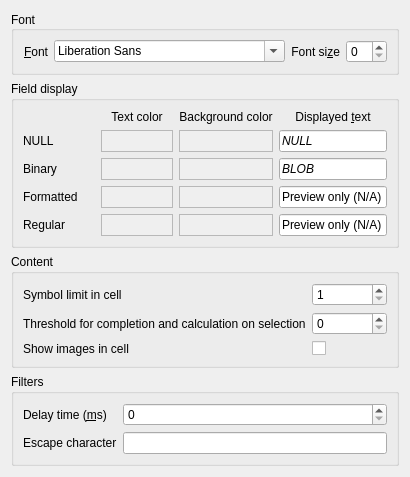
     <widget class="QWidget" name="tab_5">
      <attribute name="title">
       <string>Data &amp;Browser</string>
      </attribute>
      <layout class="QGridLayout" name="gridLayout_2">
       <item row="0" column="0" rowspan="2" colspan="2">
        <layout class="QVBoxLayout" name="verticalLayout_5">
         <item>
          <widget class="QGroupBox" name="groupBox_3">
           <property name="sizePolicy">
            <sizepolicy hsizetype="Preferred" vsizetype="Fixed">
             <horstretch>0</horstretch>
             <verstretch>0</verstretch>
            </sizepolicy>
           </property>
           <property name="title">
            <string>Font</string>
           </property>
           <property name="alignment">
            <set>Qt::AlignLeading|Qt::AlignLeft|Qt::AlignVCenter</set>
           </property>
           <layout class="QHBoxLayout" name="formLayout_4">
            <item>
             <widget class="QLabel" name="label_11">
              <property name="text">
               <string>&amp;Font</string>
              </property>
              <property name="alignment">
               <set>Qt::AlignRight|Qt::AlignTrailing|Qt::AlignVCenter</set>
              </property>
              <property name="buddy">
               <cstring>comboDataBrowserFont</cstring>
              </property>
             </widget>
            </item>
            <item>
             <widget class="QFontComboBox" name="comboDataBrowserFont">
              <property name="sizePolicy">
               <sizepolicy hsizetype="MinimumExpanding" vsizetype="Fixed">
                <horstretch>0</horstretch>
                <verstretch>0</verstretch>
               </sizepolicy>
              </property>
             </widget>
            </item>
            <item>
             <widget class="QLabel" name="label_17">
              <property name="text">
               <string>Font si&amp;ze</string>
              </property>
              <property name="alignment">
               <set>Qt::AlignRight|Qt::AlignTrailing|Qt::AlignVCenter</set>
              </property>
              <property name="buddy">
               <cstring>spinDataBrowserFontSize</cstring>
              </property>
             </widget>
            </item>
            <item>
             <widget class="QSpinBox" name="spinDataBrowserFontSize"/>
            </item>
           </layout>
          </widget>
         </item>
         <item>
          <widget class="QGroupBox" name="groupBox_2">
           <property name="title">
            <string>Field display</string>
           </property>
           <layout class="QGridLayout" name="gridLayout_3">
            <item row="0" column="3">
             <widget class="QLabel" name="label_12">
              <property name="sizePolicy">
               <sizepolicy hsizetype="Preferred" vsizetype="Fixed">
                <horstretch>0</horstretch>
                <verstretch>0</verstretch>
               </sizepolicy>
              </property>
              <property name="text">
               <string>Displayed &amp;text</string>
              </property>
              <property name="alignment">
               <set>Qt::AlignCenter</set>
              </property>
              <property name="buddy">
               <cstring>txtNull</cstring>
              </property>
             </widget>
            </item>
            <item row="2" column="0">
             <widget class="QLabel" name="lb_null">
              <property name="text">
               <string>NULL</string>
              </property>
              <property name="alignment">
               <set>Qt::AlignLeading|Qt::AlignLeft|Qt::AlignVCenter</set>
              </property>
             </widget>
            </item>
            <item row="3" column="0">
             <widget class="QLabel" name="lb_binary">
              <property name="text">
               <string>Binary</string>
              </property>
              <property name="alignment">
               <set>Qt::AlignLeading|Qt::AlignLeft|Qt::AlignVCenter</set>
              </property>
             </widget>
            </item>
            <item row="4" column="0">
             <widget class="QLabel" name="lb_formatted">
              <property name="text">
               <string>Formatted</string>
              </property>
              <property name="alignment">
               <set>Qt::AlignLeading|Qt::AlignLeft|Qt::AlignVCenter</set>
              </property>
             </widget>
            </item>
            <item row="5" column="0">
             <widget class="QLabel" name="lb_regular">
              <property name="text">
               <string>Regular</string>
              </property>
              <property name="alignment">
               <set>Qt::AlignLeading|Qt::AlignLeft|Qt::AlignVCenter</set>
              </property>
             </widget>
            </item>
            <item row="4" column="1">
             <widget class="QFrame" name="fr_formatted_fg">
              <property name="focusPolicy">
               <enum>Qt::StrongFocus</enum>
              </property>
              <property name="toolTip">
               <string>Click to set this color</string>
              </property>
              <property name="autoFillBackground">
               <bool>true</bool>
              </property>
              <property name="frameShape">
               <enum>QFrame::StyledPanel</enum>
              </property>
              <property name="frameShadow">
               <enum>QFrame::Raised</enum>
              </property>
             </widget>
            </item>
            <item row="5" column="1">
             <widget class="QFrame" name="fr_reg_fg">
              <property name="focusPolicy">
               <enum>Qt::StrongFocus</enum>
              </property>
              <property name="toolTip">
               <string>Click to set this color</string>
              </property>
              <property name="autoFillBackground">
               <bool>true</bool>
              </property>
              <property name="frameShape">
               <enum>QFrame::StyledPanel</enum>
              </property>
              <property name="frameShadow">
               <enum>QFrame::Raised</enum>
              </property>
             </widget>
            </item>
            <item row="0" column="1">
             <widget class="QLabel" name="lb_text">
              <property name="sizePolicy">
               <sizepolicy hsizetype="Preferred" vsizetype="Fixed">
                <horstretch>0</horstretch>
                <verstretch>0</verstretch>
               </sizepolicy>
              </property>
              <property name="text">
               <string>Text color</string>
              </property>
              <property name="alignment">
               <set>Qt::AlignCenter</set>
              </property>
             </widget>
            </item>
            <item row="2" column="1">
             <widget class="QFrame" name="fr_null_fg">
              <property name="focusPolicy">
               <enum>Qt::StrongFocus</enum>
              </property>
              <property name="toolTip">
               <string>Click to set this color</string>
              </property>
              <property name="autoFillBackground">
               <bool>true</bool>
              </property>
              <property name="frameShape">
               <enum>QFrame::StyledPanel</enum>
              </property>
              <property name="frameShadow">
               <enum>QFrame::Raised</enum>
              </property>
             </widget>
            </item>
            <item row="0" column="2">
             <widget class="QLabel" name="lb_background">
              <property name="sizePolicy">
               <sizepolicy hsizetype="Preferred" vsizetype="Fixed">
                <horstretch>0</horstretch>
                <verstretch>0</verstretch>
               </sizepolicy>
              </property>
              <property name="text">
               <string>Background color</string>
              </property>
              <property name="alignment">
               <set>Qt::AlignCenter</set>
              </property>
             </widget>
            </item>
            <item row="3" column="1">
             <widget class="QFrame" name="fr_bin_fg">
              <property name="focusPolicy">
               <enum>Qt::StrongFocus</enum>
              </property>
              <property name="toolTip">
               <string>Click to set this color</string>
              </property>
              <property name="autoFillBackground">
               <bool>true</bool>
              </property>
              <property name="frameShape">
               <enum>QFrame::StyledPanel</enum>
              </property>
              <property name="frameShadow">
               <enum>QFrame::Raised</enum>
              </property>
             </widget>
            </item>
            <item row="2" column="2">
             <widget class="QFrame" name="fr_null_bg">
              <property name="focusPolicy">
               <enum>Qt::StrongFocus</enum>
              </property>
              <property name="toolTip">
               <string>Click to set this color</string>
              </property>
              <property name="autoFillBackground">
               <bool>true</bool>
              </property>
              <property name="frameShape">
               <enum>QFrame::StyledPanel</enum>
              </property>
              <property name="frameShadow">
               <enum>QFrame::Raised</enum>
              </property>
             </widget>
            </item>
            <item row="3" column="2">
             <widget class="QFrame" name="fr_bin_bg">
              <property name="focusPolicy">
               <enum>Qt::StrongFocus</enum>
              </property>
              <property name="toolTip">
               <string>Click to set this color</string>
              </property>
              <property name="autoFillBackground">
               <bool>true</bool>
              </property>
              <property name="frameShape">
               <enum>QFrame::StyledPanel</enum>
              </property>
              <property name="frameShadow">
               <enum>QFrame::Raised</enum>
              </property>
             </widget>
            </item>
            <item row="4" column="2">
             <widget class="QFrame" name="fr_formatted_bg">
              <property name="focusPolicy">
               <enum>Qt::StrongFocus</enum>
              </property>
              <property name="toolTip">
               <string>Click to set this color</string>
              </property>
              <property name="autoFillBackground">
               <bool>true</bool>
              </property>
              <property name="frameShape">
               <enum>QFrame::StyledPanel</enum>
              </property>
              <property name="frameShadow">
               <enum>QFrame::Raised</enum>
              </property>
             </widget>
            </item>
            <item row="5" column="2">
             <widget class="QFrame" name="fr_reg_bg">
              <property name="focusPolicy">
               <enum>Qt::StrongFocus</enum>
              </property>
              <property name="toolTip">
               <string>Click to set this color</string>
              </property>
              <property name="autoFillBackground">
               <bool>true</bool>
              </property>
              <property name="frameShape">
               <enum>QFrame::StyledPanel</enum>
              </property>
              <property name="frameShadow">
               <enum>QFrame::Raised</enum>
              </property>
             </widget>
            </item>
            <item row="2" column="3">
             <widget class="QLineEdit" name="txtNull">
              <property name="sizePolicy">
               <sizepolicy hsizetype="Preferred" vsizetype="Preferred">
                <horstretch>0</horstretch>
                <verstretch>0</verstretch>
               </sizepolicy>
              </property>
              <property name="font">
               <font>
                <italic>true</italic>
               </font>
              </property>
              <property name="text">
               <string notr="true">NULL</string>
              </property>
             </widget>
            </item>
            <item row="4" column="3">
             <widget class="QLineEdit" name="txtFormatted">
              <property name="sizePolicy">
               <sizepolicy hsizetype="Preferred" vsizetype="Preferred">
                <horstretch>0</horstretch>
                <verstretch>0</verstretch>
               </sizepolicy>
              </property>
              <property name="font">
               <font>
                <italic>false</italic>
               </font>
              </property>
              <property name="text">
               <string>Preview only (N/A)</string>
              </property>
              <property name="readOnly">
               <bool>true</bool>
              </property>
             </widget>
            </item>
            <item row="5" column="3">
             <widget class="QLineEdit" name="txtRegular">
              <property name="sizePolicy">
               <sizepolicy hsizetype="Preferred" vsizetype="Preferred">
                <horstretch>0</horstretch>
                <verstretch>0</verstretch>
               </sizepolicy>
              </property>
              <property name="font">
               <font>
                <italic>false</italic>
               </font>
              </property>
              <property name="text">
               <string>Preview only (N/A)</string>
              </property>
              <property name="readOnly">
               <bool>true</bool>
              </property>
             </widget>
            </item>
            <item row="3" column="3">
             <widget class="QLineEdit" name="txtBlob">
              <property name="sizePolicy">
               <sizepolicy hsizetype="Preferred" vsizetype="Preferred">
                <horstretch>0</horstretch>
                <verstretch>0</verstretch>
               </sizepolicy>
              </property>
              <property name="font">
               <font>
                <italic>true</italic>
               </font>
              </property>
              <property name="text">
               <string notr="true">BLOB</string>
              </property>
              <property name="readOnly">
               <bool>false</bool>
              </property>
             </widget>
            </item>
           </layout>
          </widget>
         </item>
         <item>
          <widget class="QGroupBox" name="groupBox_Content">
           <property name="sizePolicy">
            <sizepolicy hsizetype="Preferred" vsizetype="Fixed">
             <horstretch>0</horstretch>
             <verstretch>0</verstretch>
            </sizepolicy>
           </property>
           <property name="title">
            <string>Content</string>
           </property>
           <layout class="QGridLayout" name="gridLayout_5">
            <item row="0" column="0">
             <widget class="QLabel" name="label_symbol_limit">
              <property name="text">
               <string>Symbol limit in cell</string>
              </property>
              <property name="buddy">
               <cstring>spinSymbolLimit</cstring>
              </property>
             </widget>
            </item>
            <item row="1" column="0">
             <widget class="QLabel" name="labelCompleteThreshold">
              <property name="text">
               <string>Threshold for completion and calculation on selection</string>
              </property>
              <property name="buddy">
               <cstring>spinCompleteThreshold</cstring>
              </property>
             </widget>
            </item>
            <item row="2" column="0">
             <widget class="QLabel" name="label_22">
              <property name="text">
               <string>Show images in cell</string>
              </property>
              <property name="buddy">
               <cstring>checkShowImagesInline</cstring>
              </property>
             </widget>
            </item>
            <item row="0" column="1">
             <widget class="QSpinBox" name="spinSymbolLimit">
              <property name="minimum">
               <number>1</number>
              </property>
              <property name="maximum">
               <number>20000</number>
              </property>
             </widget>
            </item>
            <item row="1" column="1">
             <widget class="QSpinBox" name="spinCompleteThreshold">
              <property name="toolTip">
               <string>This is the maximum number of items allowed for some computationally expensive functionalities to be enabled:
Maximum number of rows in a table for enabling the value completion based on current values in the column.
Maximum number of indexes in a selection for calculating sum and average.
Can be set to 0 for disabling the functionalities.</string>
              </property>
              <property name="whatsThis">
               <string>This is the maximum number of rows in a table for enabling the value completion based on current values in the column.
Can be set to 0 for disabling completion.</string>
              </property>
              <property name="minimum">
               <number>0</number>
              </property>
              <property name="maximum">
               <number>100000000</number>
              </property>
             </widget>
            </item>
            <item row="2" column="1">
             <widget class="QCheckBox" name="checkShowImagesInline">
              <property name="toolTip">
               <string>Enable this option to show a preview of BLOBs containing image data in the cells. This can affect the performance of the data browser, however.</string>
              </property>
             </widget>
            </item>
           </layout>
          </widget>
         </item>
         <item>
          <widget class="QGroupBox" name="groupBox_Filters">
           <property name="sizePolicy">
            <sizepolicy hsizetype="Preferred" vsizetype="Fixed">
             <horstretch>0</horstretch>
             <verstretch>0</verstretch>
            </sizepolicy>
           </property>
           <property name="title">
            <string>Filters</string>
           </property>
           <layout class="QFormLayout" name="gridLayout_4">
            <property name="sizeConstraint">
             <enum>QLayout::SetDefaultConstraint</enum>
            </property>
            <item row="0" column="0">
             <widget class="QLabel" name="label_19">
              <property name="text">
               <string>Delay time (&amp;ms)</string>
              </property>
              <property name="buddy">
               <cstring>spinFilterDelay</cstring>
              </property>
             </widget>
            </item>
            <item row="0" column="1">
             <widget class="QSpinBox" name="spinFilterDelay">
              <property name="toolTip">
               <string>Set the waiting time before a new filter value is applied. Can be set to 0 for disabling waiting.</string>
              </property>
              <property name="maximum">
               <number>5000</number>
              </property>
             </widget>
            </item>
            <item row="1" column="0">
             <widget class="QLabel" name="label_18">
              <property name="text">
               <string>Escape character</string>
              </property>
              <property name="buddy">
               <cstring>editFilterEscape</cstring>
              </property>
             </widget>
            </item>
            <item row="1" column="1">
             <widget class="QLineEdit" name="editFilterEscape">
              <property name="maxLength">
               <number>1</number>
              </property>
             </widget>
            </item>
           </layout>
          </widget>
         </item>
        </layout>
       </item>
      </layout>
     </widget>
